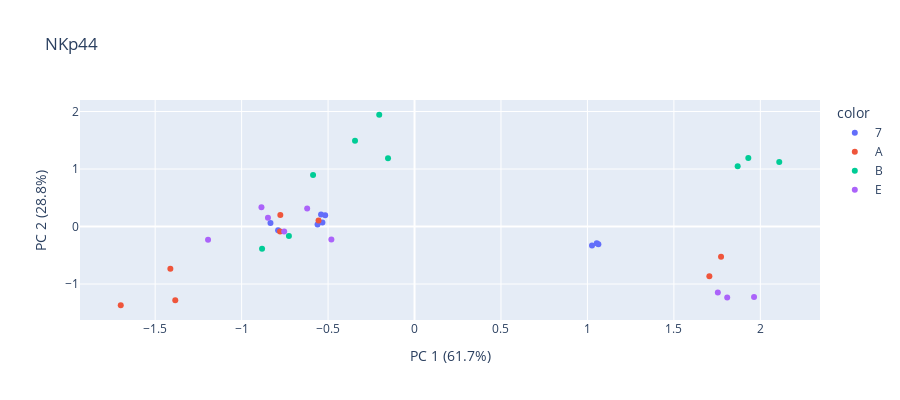

The notebook cell this image was saved under:
### Code cell
n_components=2
pca = PCA(n_components=n_components)
components = pca.fit_transform(data)

labels = {
    str(i): f"PC {i+1} ({var:.1f}%)"
    for i, var in enumerate(pca.explained_variance_ratio_ * 100)
}

total_var = pca.explained_variance_ratio_.sum()*100


fig = px.scatter(components, x=0, y=1, color=cocul_emd_df['gd_donor'],labels=labels, title=marker, width=900, height=400)
fig.show()

### Figure 1 — Plotly figure (JSON) as saved in the notebook; plotly's stock layout.template omitted (floating-point values rounded to 4 significant figures)
{"data": [{"hovertemplate": "color=7<br>PC 1 (61.7%)=%{x}<br>PC 2 (28.8%)=%{y}<extra></extra>", "legendgroup": "7", "marker": {"color": "#636efa", "symbol": "circle"}, "mode": "markers", "name": "7", "orientation": "v", "showlegend": true, "type": "scatter", "x": [-0.5327, -0.5168, -0.5609, 1.026, 1.054, 1.063, -0.789, -0.5406, -0.8331], "xaxis": "x", "y": [0.06949, 0.1954, 0.03659, -0.328, -0.2892, -0.3076, -0.06686, 0.2079, 0.0615], "yaxis": "y"}, {"hovertemplate": "color=A<br>PC 1 (61.7%)=%{x}<br>PC 2 (28.8%)=%{y}<extra></extra>", "legendgroup": "A", "marker": {"color": "#EF553B", "symbol": "circle"}, "mode": "markers", "name": "A", "orientation": "v", "showlegend": true, "type": "scatter", "x": [-1.699, -1.412, -1.384, 1.705, 1.773, -0.5551, -0.7776, -0.7761], "xaxis": "x", "y": [-1.369, -0.733, -1.283, -0.8652, -0.5251, 0.1028, -0.0852, 0.2002], "yaxis": "y"}, {"hovertemplate": "color=B<br>PC 1 (61.7%)=%{x}<br>PC 2 (28.8%)=%{y}<extra></extra>", "legendgroup": "B", "marker": {"color": "#00cc96", "symbol": "circle"}, "mode": "markers", "name": "B", "orientation": "v", "showlegend": true, "type": "scatter", "x": [-0.3442, -0.1533, -0.5868, 2.109, 1.869, 1.93, -0.8818, -0.7265, -0.2042], "xaxis": "x", "y": [1.49, 1.186, 0.8941, 1.122, 1.049, 1.192, -0.3872, -0.1632, 1.944], "yaxis": "y"}, {"hovertemplate": "color=E<br>PC 1 (61.7%)=%{x}<br>PC 2 (28.8%)=%{y}<extra></extra>", "legendgroup": "E", "marker": {"color": "#ab63fa", "symbol": "circle"}, "mode": "markers", "name": "E", "orientation": "v", "showlegend": true, "type": "scatter", "x": [-0.6209, -0.7537, -1.194, 1.808, 1.964, 1.754, -0.4809, -0.8477, -0.8853], "xaxis": "x", "y": [0.3136, -0.08588, -0.2306, -1.233, -1.226, -1.147, -0.2275, 0.1528, 0.3336], "yaxis": "y"}], "layout": {"height": 400, "legend": {"title": {"text": "color"}, "tracegroupgap": 0}, "title": {"text": "NKp44"}, "width": 900, "xaxis": {"anchor": "y", "domain": [0, 1], "title": {"text": "PC 1 (61.7%)"}}, "yaxis": {"anchor": "x", "domain": [0, 1], "title": {"text": "PC 2 (28.8%)"}}}}
